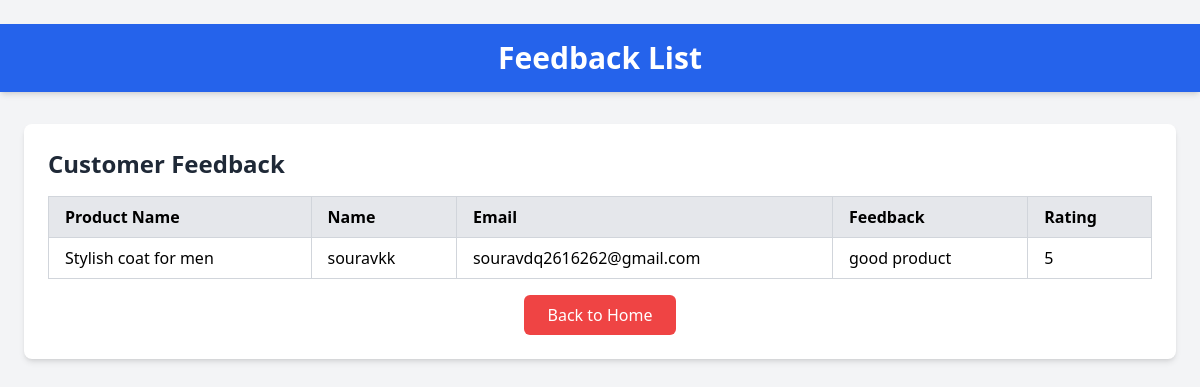
/feedbacklist/, run on the app's committed database.
### virtualfitting/models.py (models this page shows, shortened)
class Feedback(models.Model):
    transaction=models.ForeignKey(Transaction,on_delete=models.CASCADE)
    name=models.CharField(max_length=20,null=True,blank=True)
    email=models.EmailField()
    feedback=models.TextField()
    rating=models.CharField(max_length=20,null=True,blank=True)

class Transaction(models.Model):
    user = models.ForeignKey(usregister, on_delete=models.CASCADE)
    products = models.ForeignKey(addproduct, on_delete=models.CASCADE)
    amount = models.DecimalField(max_digits=10, decimal_places=2)
    quantity = models.PositiveBigIntegerField(default=1)
    order_id = models.CharField(max_length=80)
    created_at = models.DateTimeField(auto_now_add=True)

class addproduct(models.Model):
    productname=models.CharField(max_length=20,null=True,blank=True)
    CATEGORY_CHOICE = [
        ('tshirt','T-shirt'),
        ('shirt','Shirt'),
        ('shoes','Shoes'),
        ('westernwear','Westernwear'),
        ('watch','Watch'),
        ('glass','Glass'),
        ('cap','Cap'),
        ('casualwear','Casualwear'),
        ('jewellery','Jewellery'),
        ('coat','Coat'),
        ('gown','Gown'),
    ]
    category=models.CharField(max_length=20,choices=CATEGORY_CHOICE)
    price=models.IntegerField(null=True,blank=True)
    size=models.CharField(max_length=20,null=True,blank=True)
    description=models.CharField(max_length=225,null=True,blank=True)
    image=models.ImageField(upload_to='shop/',null=True,blank=True)
    created_at=models.DateField(auto_now_add=True)
    product_id=models.IntegerField(unique=True)
    stock=models.IntegerField(null=True,blank=True)
    status_choice=[
        ('available','Available'),
        ('out_of_stock','Out_of_stock'),
    ]
    status=models.CharField(max_length=20, choices=status_choice,default='available')
    email=models.CharField(max_length=50)
    gender_choices=(
        ('MALE','male'),
        ('FEMALE','female'),
    )
    gender=models.CharField(max_length=10,choices=gender_choices,null=True,blank=True)

### virtualfitting/views.py (the view)
# urls.py: path('feedbacklist/',views.feedbacklist,name='feedbacklist'),
def feedbacklist(request):
    br=Feedback.objects.all()
    return render(request,'feedbacklist.html',{'feed':br})

### virtualfitting/templates/feedbacklist.html (shortened to what this page needs)
<!DOCTYPE html>
<html lang="en">
<head>
    <script src="https://cdn.tailwindcss.com"></script>
</head>
<body class="bg-gray-100 min-h-screen flex flex-col items-center py-6">
    <header class="w-full bg-blue-600 text-white py-4 shadow-md">
        <h1 class="text-center text-3xl font-bold">Feedback List</h1>
    </header>
    <main class="w-full max-w-6xl mt-8">
        <div class="bg-white shadow-md rounded-lg p-6">
            <h2 class="text-2xl font-semibold mb-4 text-gray-800">Customer Feedback</h2>
            <table class="table-auto w-full border-collapse border border-gray-300">
                <thead>
                    <tr class="bg-gray-200 text-left">
                        <th class="border border-gray-300 px-4 py-2">Product Name</th>
                        <th class="border border-gray-300 px-4 py-2">Name</th>
                        <th class="border border-gray-300 px-4 py-2">Email</th>
                        <th class="border border-gray-300 px-4 py-2">Feedback</th>
                        <th class="border border-gray-300 px-4 py-2">Rating</th>
                    </tr>
                </thead>
                <tbody>
                    {% for feedback in feed %}
                    <tr class="odd:bg-white even:bg-gray-100">
                        <td class="border border-gray-300 px-4 py-2">{{ feedback.transaction.products.productname }}</td>
                        <td class="border border-gray-300 px-4 py-2">{{ feedback.name }}</td>
                        <td class="border border-gray-300 px-4 py-2">{{ feedback.email }}</td>
                        <td class="border border-gray-300 px-4 py-2">{{ feedback.feedback }}</td>
                        <td class="border border-gray-300 px-4 py-2">{{ feedback.rating }}</td>
                    </tr>
                    {% endfor %}
                </tbody>
            </table>
            <div class="mt-4 flex justify-center">
                <a href="/adminindex/" class="bg-red-500 text-white px-6 py-2 rounded-md hover:bg-red-600 transition duration-200">
                    Back to Home
                </a>
            </div>
        </div>
    </main>
</body>
</html>

### data on the page
Feedback: transaction.products.productname "Stylish coat for men", name "souravkk", email "souravdq2616262@gmail.com", feedback "good product", rating "5"
